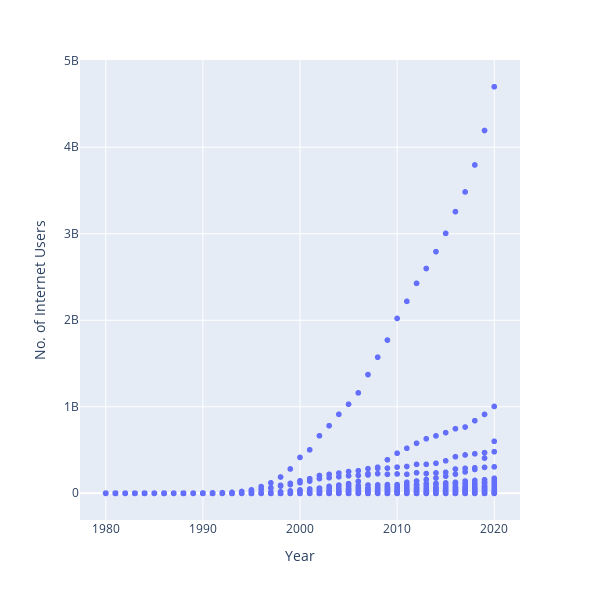

The cell this chart's notebook holds for it:
### Code cell
import plotly.express as px
fig = px.scatter(
  data_frame=df, x='Year', y='No. of Internet Users', width=600, height=600
)
fig.show()

### Figure 1 — Plotly figure (JSON) as saved in the notebook; plotly's stock layout.template omitted (floating-point values rounded to 4 significant figures; data arrays with more than 128 entries replaced by an {"elided": "..."} marker saying what was removed)
{"data": [{"hovertemplate": "Year=%{x}<br>No. of Internet Users=%{y}<extra></extra>", "legendgroup": "", "marker": {"color": "#636efa", "symbol": "circle"}, "mode": "markers", "name": "", "showlegend": false, "type": "scattergl", "x": {"elided": "8867 int values"}, "xaxis": "x", "y": {"elided": "8867 int values"}, "yaxis": "y"}], "layout": {"height": 600, "legend": {"tracegroupgap": 0}, "margin": {"t": 60}, "width": 600, "xaxis": {"anchor": "y", "domain": [0, 1], "title": {"text": "Year"}}, "yaxis": {"anchor": "x", "domain": [0, 1], "title": {"text": "No. of Internet Users"}}}}
